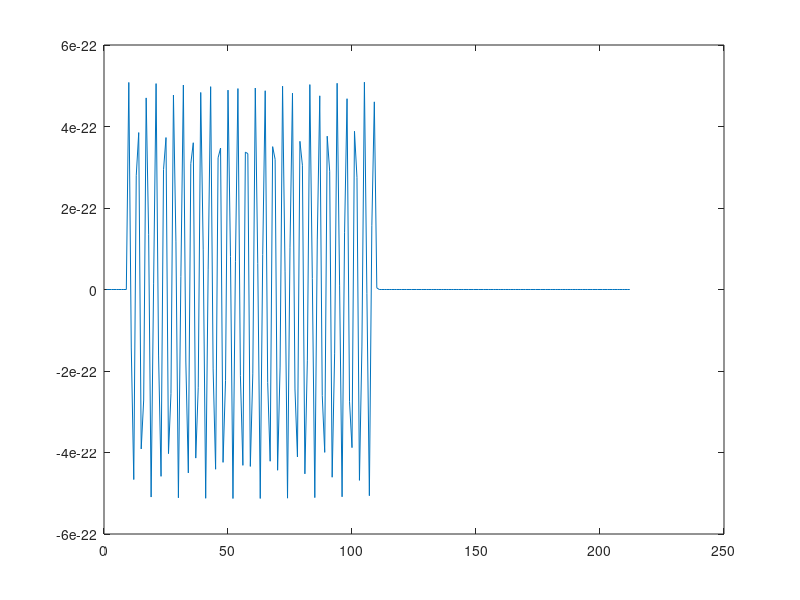

This chart was generated by the following MATLAB code:
clear all
close all
clc
delta=[0,1,0,0,0,0,0,0,0,0,0];
n=length(delta);
x=zeros(n,1);
t(1:n)=1:n; 
a=1/232;
for i=2 : n
    x(i)=delta(i)+a*delta(i-1);
end

ha=zeros(1,100);
for q=1:100
    ha(q)=sin(8*q);
end

%[tt,ha]=senoidal(1,1,0,100,0,4);

u=[0,0,0,0,0,0,0,0,1,1,1,1,1,1,1,1,1,1,1,1,1,1,1,1,1,1,1,1,1,1,1,1,1,1,1,1,1,1,1,1,1,1,1,1,1,1,1,1,1,1,1,1,1,1,1,1,1,1,1,1,1,1,1,1,1,1,1,1,1,1,1,1,1,1,1,1,1,1,1,1,1,1,1,1,1,1,1,1,1,1,1,1,1,1,1,1,1,1,1,1,1,1,1];
l=length(u);
hb=zeros(l,1);

for kk = 1: 1: l
    hb(kk)=a^kk.*u(kk);
end

w=conv(x,hb);
y=conv(w,ha);
figure(2)
plot(y)